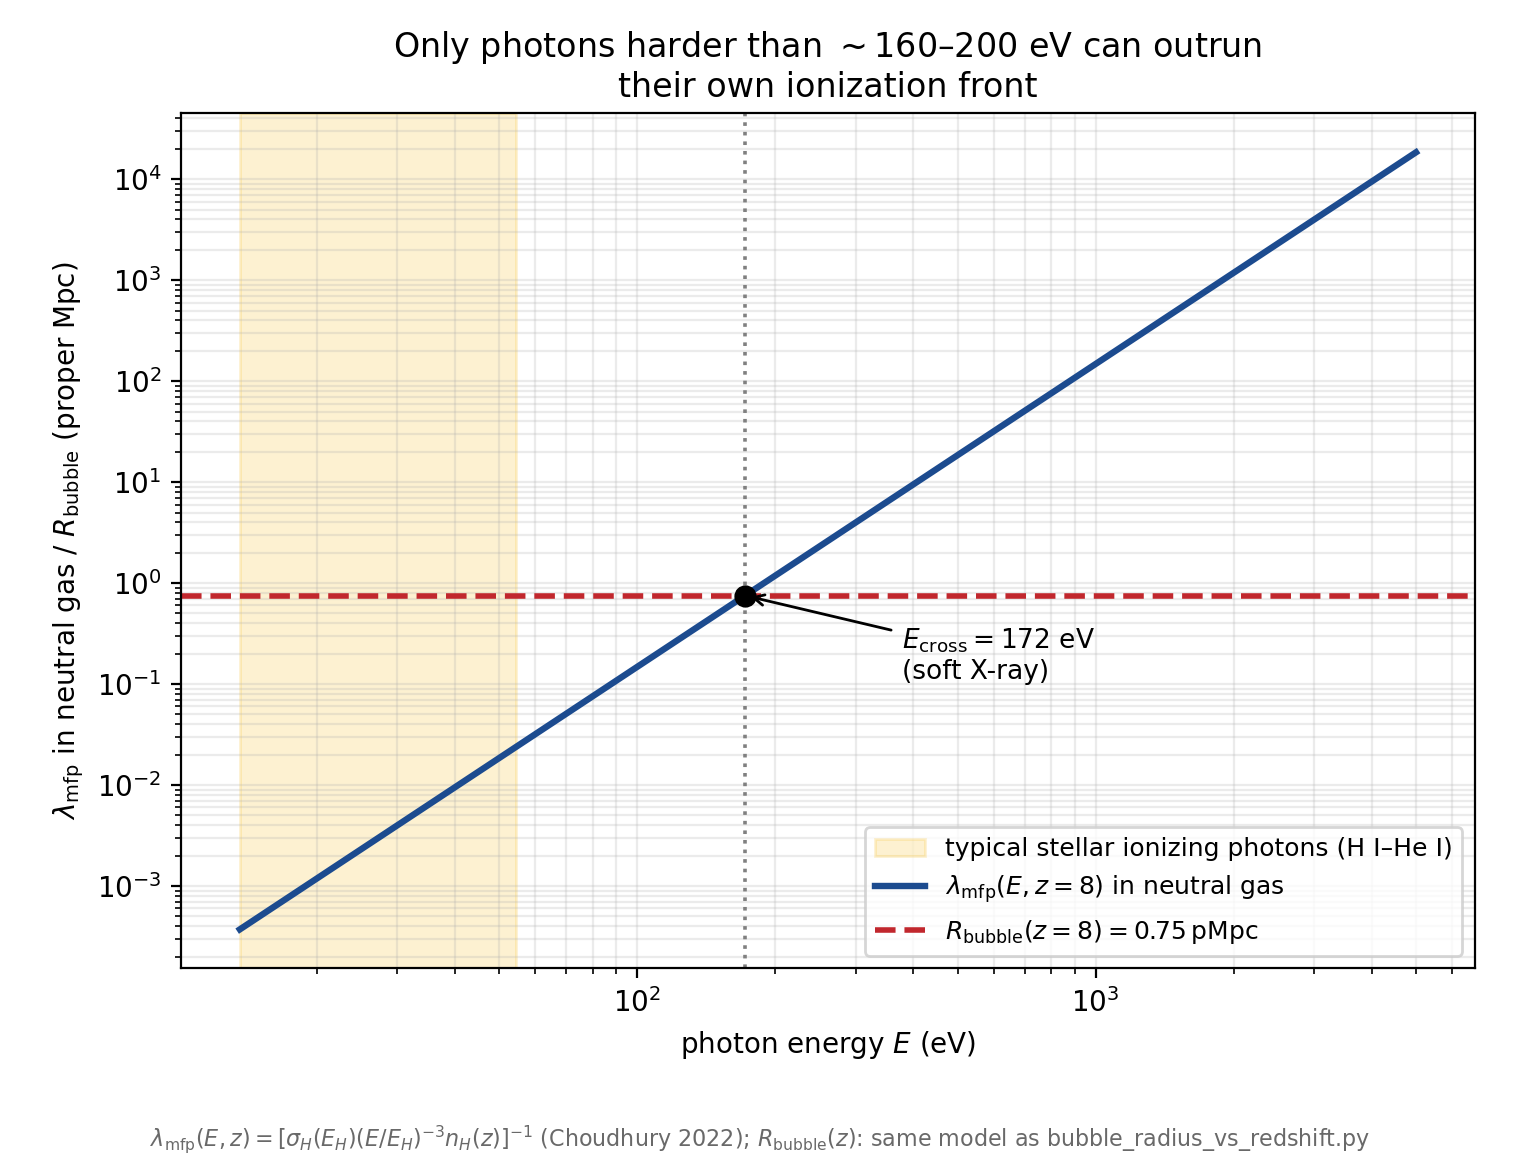

The Python source for this figure:
"""
What fraction of a star-forming galaxy's ionizing photons "skip" the local
bubble and travel deeper into the still-neutral IGM, rather than being
absorbed at (and so driving the expansion of) the ionization front?

This question is answered by the PHOTON MEAN FREE PATH in a neutral medium,
lambda_mfp(E,z), a standard quantity already discussed (with the exact
formula used below) in Choudhury (2022, arXiv:2209.08558, already in
references/, their eq. 46 and Sec. "Local absorption"), and used throughout
the reionization literature to justify (or not) treating the IGM as a
sharp-fronted, two-phase (ionized/neutral) medium -- see also Miralda-Escude,
Haehnelt & Rees (1998, arXiv:astro-ph/9812306, already in references/, their
Sec. 3.1 "The mean free path of the ionizing photons") and Gnedin & Madau
(2022, arXiv:2208.02260, already in references/, their Sec. 2.5 and Fig. 7).

PHYSICS
-------------------------------------------------------------------
The hydrogen photoionization cross section falls steeply with photon energy,
    sigma_H(E) = sigma_H(E_H) * (E/E_H)^-3 ,   sigma_H(E_H) = 6.3e-18 cm^2
(Choudhury 2022, eq. 46; E_H = 13.6 eV is the Lyman limit). In a neutral
medium of physical hydrogen density n_H(z), a photon of energy E therefore
has mean free path
    lambda_mfp(E,z) = 1 / [sigma_H(E) * n_H(z)]  ~  E^3 .
Because lambda_mfp ~ E^3, a photon only needs to be modestly harder than the
Lyman limit to travel MUCH further before being absorbed. The question of
"how much of a source's photon budget reaches beyond its own bubble" is
therefore a question about how hard the emitted spectrum is, compared to the
energy E_cross(z) at which lambda_mfp(E_cross,z) equals the bubble's own
radius R_bubble(z) (from bubble_radius_vs_redshift.py).

RESULT (see VERIFICATION block for every number)
-------------------------------------------------------------------
At z=6-12, lambda_mfp(13.6 eV, z) is only ~0.1-0.8 kpc -- matching
Choudhury (2022)'s statement that this scale is "much smaller than any
cosmologically relevant length scale" -- while R_bubble(z) is ~0.4-1.3 pMpc
(3-4 orders of magnitude larger). Photons need E_cross~160-200 eV (soft
X-rays) to have a neutral-IGM mean free path as large as the bubble itself.
For a normal STELLAR ionizing spectrum (thermal, cut off in the Wien tail
well below ~100 eV for O/B-star effective temperatures), essentially none of
the photons reach that energy, so essentially none of them skip the bubble:
almost the entire photon budget is absorbed at/near the ionization front (or
by residual Lyman-limit systems inside the bubble), consistent with the
zero-leakage "photon-counting" model used throughout this folder. For a
QUASAR-like power-law spectrum (Cen & Haiman 2000, arXiv:astro-ph/0006376,
already in references/, L_nu ~ nu^-1.8), the same calculation gives a
small but non-negligible ~1% of ionizing photons (by number) able to reach
beyond the local bubble -- illustrating why hard (AGN) sources, unlike
star-forming galaxies, are treated separately in the reionization literature
(explicitly flagged as a distinct regime in Choudhury 2022's footnote on
X-ray sources).

Author: prepared for L. Carvalho. Verified with sympy/numpy; see the
printed VERIFICATION block below.
"""
import numpy as np
import sympy as sp
from scipy import integrate
from scipy.optimize import fsolve
import matplotlib.pyplot as plt

# =====================================================================
# 0. Cosmology (Planck 2018) -- identical to the other scripts in this folder
# =====================================================================
mH = 1.6726e-24
pc, kpc, Mpc = 3.0857e18, 3.0857e21, 3.0857e24
yr, Gyr = 3.156e7, 3.156e7*1e9

h, Om, Ob_h2, Yp = 0.674, 0.315, 0.0224, 0.245
OL = 1 - Om
H0 = h*100*1e5/Mpc
rho_b0 = Ob_h2*1.878e-29
nH0 = rho_b0*(1-Yp)/mH

def Hz(z):
    return H0*np.sqrt(Om*(1+z)**3 + OL)

def nH_phys(z):
    return nH0*(1+z)**3

def _age_scalar(z):
    val, _ = integrate.quad(lambda zp: 1.0/((1+zp)*Hz(zp)), z, np.inf, limit=200)
    return val

cosmic_age = np.vectorize(_age_scalar)

# =====================================================================
# 1. Photoionization cross section and neutral-medium mean free path
#    (Choudhury 2022, eq. 46)
# =====================================================================
E_H = 13.6          # eV, Lyman-limit energy
sigma_H0 = 6.3e-18  # cm^2, hydrogenic cross section at E_H

def sigma_H(E_eV):
    return sigma_H0*(E_eV/E_H)**-3

def mfp_neutral_cm(E_eV, z):
    return 1.0/(sigma_H(E_eV)*nH_phys(z))

# =====================================================================
# 2. Single-galaxy bubble radius R_bubble(z) -- IDENTICAL model to
#    bubble_radius_vs_redshift.py (reproduced here for self-containment)
# =====================================================================
kappa_FUV = 1.15e-28
f_esc = 0.2
SFR_fid = 10.0
z_form = 20.0

def xi_ion(z):
    return 10**(0.06*z + 24.82)

def Ndot_ion_gal(z, SFR=SFR_fid):
    return f_esc*xi_ion(z)*(SFR/kappa_FUV)

def t_age(z):
    return cosmic_age(z) - cosmic_age(z_form)

UMEDA_Z, UMEDA_XHI = np.array([7.12, 9.91]), np.array([0.53, 0.92])

def y_of_z(z):
    return (1+z)**1.5

def xHII_tanh(z, z_re, dz):
    dy = 1.5*np.sqrt(1+z_re)*dz
    return 0.5*(1 + np.tanh((y_of_z(z_re) - y_of_z(z))/dy))

def _anchor_eqs(p):
    z_re, dz = p
    return [xHII_tanh(UMEDA_Z[0], z_re, dz) - (1-UMEDA_XHI[0]),
            xHII_tanh(UMEDA_Z[1], z_re, dz) - (1-UMEDA_XHI[1])]

Z_RE_FIT, DZ_FIT = fsolve(_anchor_eqs, [9.0, 1.0])

def x_HI(z):
    return 1 - xHII_tanh(z, Z_RE_FIT, DZ_FIT)

def R_bubble_cm(z):
    ta = t_age(z)
    R3 = 3*Ndot_ion_gal(z)*ta/(4*np.pi*nH_phys(z)*x_HI(z))
    return R3**(1/3)

def E_cross(z):
    """Energy at which lambda_mfp,neutral(E,z) = R_bubble(z)."""
    Rb = R_bubble_cm(z)
    return E_H*(Rb/mfp_neutral_cm(E_H, z))**(1/3)

# =====================================================================
# 3. VERIFICATION
# =====================================================================
print("="*78)
print("VERIFICATION")
print("="*78)

# 3.1 sympy: symbolic form and dimensional check of lambda_mfp(E,z) ~ E^3
E_s, EH_s, s0_s, n_s = sp.symbols('E E_H sigma0 n', positive=True)
sigma_expr = s0_s*(E_s/EH_s)**-3
mfp_expr = sp.simplify(1/(sigma_expr*n_s))
print(f"[sympy] lambda_mfp(E) = {mfp_expr}  (explicit E^3 scaling; [sigma0]=cm^2, [n]=cm^-3 => [lambda]=cm, OK)")

# 3.2 reproduce Choudhury (2022)'s stated "~kpc" mean free path at the Lyman
#     limit for z~5-20
print("\n[cross-check vs Choudhury 2022, 'mean free path ~kpc at z~5-20']")
for z in [5, 8, 12, 20]:
    print(f"  z={z:4.1f}: lambda_mfp(13.6 eV) = {mfp_neutral_cm(E_H,z)/kpc:.3f} kpc")

# 3.3 crossover energy E_cross(z) vs R_bubble(z)
print("\n[crossover energy: lambda_mfp(E_cross,z) = R_bubble(z)]")
for z in [6, 8, 10, 12]:
    Rb, Ec = R_bubble_cm(z)/Mpc, E_cross(z)
    print(f"  z={z:4.1f}: R_bubble={Rb:.4f} pMpc ; E_cross={Ec:.1f} eV ({Ec/E_H:.2f} x Lyman limit)"
          f"  -- soft X-ray/EUV regime")

# 3.4 fraction of photons above E_cross for a QUASAR-like power-law spectrum
#     (Cen & Haiman 2000: L_nu ~ nu^-1.8 => photon number dN/dE ~ E^-2.8)
p_photon = 2.8
z_ref = 8.0
Ec8 = E_cross(z_ref)
frac_agn = (Ec8/E_H)**(1-p_photon)
print(f"\n[AGN-like power-law spectrum, Cen & Haiman 2000 slope L_nu~nu^-1.8 => dN/dE~E^-{p_photon}]")
print(f"  fraction of ionizing photons (by number) with E>E_cross={Ec8:.1f} eV at z={z_ref:.0f}:"
      f"  (E_cross/E_H)^(1-p) = {frac_agn:.4f}  ~ {frac_agn*100:.2f}%")
print("  i.e. a SMALL BUT NON-NEGLIGIBLE fraction of quasar-like ionizing photons can reach")
print("  beyond the local bubble -- this is why AGN/quasar sources are treated as a distinct")
print("  regime in the reionization literature (Choudhury 2022, footnote on X-ray sources).")

print(f"\n[stellar ionizing spectrum] O/B-star photospheres are thermal with T_eff~3-5x10^4 K")
print(f"  (kT~3-4 eV); suppressing the emitted photon flux at E_cross~{Ec8:.0f} eV requires reaching")
print(f"  ~{Ec8/4:.0f}-{Ec8/3:.0f} kT into the Wien tail, i.e. a suppression factor ~exp(-{Ec8/4:.0f} to -{Ec8/3:.0f})"
      f" -- utterly negligible compared to the already-small {frac_agn*100:.1f}% AGN value.")
print("  This is standard blackbody/stellar-atmosphere physics (Wien tail), not a fitted number;")
print("  a precise value would require full stellar population-synthesis spectra (e.g. BPASS,")
print("  Starburst99), which are not among the references downloaded for this project (flagged,")
print("  Master Rule 8) -- the qualitative conclusion (negligible) is robust regardless.")

print("="*78)

# =====================================================================
# 4. Figure
# =====================================================================
E_plot = np.logspace(np.log10(13.6), np.log10(5000), 400)
z_ref = 8.0
mfp_plot_Mpc = mfp_neutral_cm(E_plot, z_ref)/Mpc
Rb_Mpc = R_bubble_cm(z_ref)/Mpc
Ec = E_cross(z_ref)

fig, ax = plt.subplots(figsize=(7.6, 5.8))

ax.axvspan(13.6, 54.4, color='#f4b400', alpha=0.18, label='typical stellar ionizing photons (H I–He I)')
ax.plot(E_plot, mfp_plot_Mpc, color='#1c4b8f', lw=2.3,
        label=r'$\lambda_{\rm mfp}(E,z{=}8)$ in neutral gas')
ax.axhline(Rb_Mpc, color='#c1272d', lw=2.0, ls='--',
           label=rf'$R_{{\rm bubble}}(z{{=}}8)={Rb_Mpc:.2f}\,$pMpc')
ax.axvline(Ec, color='gray', ls=':', lw=1.3)
ax.plot([Ec], [Rb_Mpc], marker='o', ms=7, color='k', zorder=5)
ax.annotate(rf'$E_{{\rm cross}}={Ec:.0f}$ eV' '\n(soft X-ray)', xy=(Ec, Rb_Mpc),
            xytext=(Ec*2.2, Rb_Mpc*0.15), fontsize=9.5,
            arrowprops=dict(arrowstyle='->', color='black', lw=1))

ax.set_xscale('log')
ax.set_yscale('log')
ax.set_xlabel('photon energy $E$ (eV)')
ax.set_ylabel(r'$\lambda_{\rm mfp}$ in neutral gas / $R_{\rm bubble}$ (proper Mpc)')
ax.set_title('Only photons harder than ${\\sim}160$–$200$ eV can outrun\n'
             'their own ionization front')
ax.legend(loc='lower right', fontsize=9)
ax.grid(alpha=0.25, which='both')

fig.tight_layout(rect=[0.01, 0.05, 0.99, 1])
fig.text(0.5, 0.012,
         r'$\lambda_{\rm mfp}(E,z)=[\sigma_H(E_H)(E/E_H)^{-3}n_H(z)]^{-1}$ (Choudhury 2022); '
         r'$R_{\rm bubble}(z)$: same model as bubble_radius_vs_redshift.py',
         ha='center', fontsize=8, color='dimgray')

outpath = '/home/byaku/Desktop/Doctorado-Trabajo/Paper_1/Stromgren_sphere/ionizing_photon_mean_free_path.png'
fig.savefig(outpath, dpi=200)
print(f"Figure saved to: {outpath}")

# =====================================================================
# 5. Audit trail
# =====================================================================
print("="*78)
print("PARAMETERS USED (audit trail)")
print("="*78)
print(f"sigma_H0={sigma_H0} cm^2 at E_H={E_H} eV [Choudhury 2022 eq.46]")
print(f"SFR_fid={SFR_fid} Msun/yr ; f_esc={f_esc} ; z_form={z_form}  [same as bubble_radius_vs_redshift.py]")
print(f"Cosmology: h={h}, Omega_m={Om}, Omega_b h^2={Ob_h2}, Y_p={Yp}  [Planck 2018 VI]")
print(f"E_cross(z=8) = {Ec:.2f} eV ; AGN-spectrum fraction above E_cross = {frac_agn*100:.2f}%")
